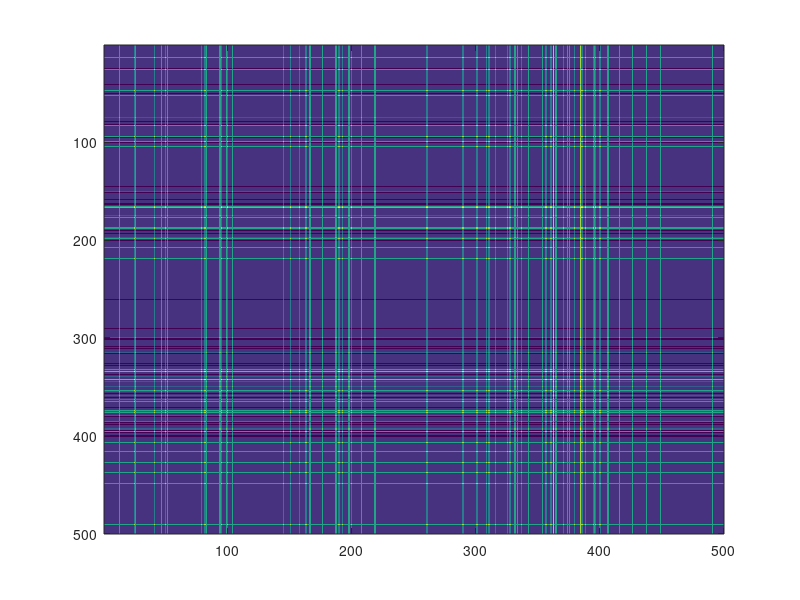

This figure's MATLAB source:
sf=2
a=2
p=0.2

clear im

for i=1:500
    for j=1:500
        
        im(i,j)=sin(cos(a)*(i*((sf*2*pi)/i)) +sin(a) *(j*((sf*2*pi)/j)) +p)  +sin(cos(a) * ((i*sf*2*pi)/i) - sin(a) * ((j*sf*2*pi)/j) + p);
        % im(i,j,2)=sin(cos(a)*(i*((sf*2*pi)/i)) +sin(a) *(j*((sf*2*pi)/j)) +p)  +sin(cos(a) * ((i*sf*2*pi)/i) - sin(a) * ((j*sf*2*pi)/j) + p);
          %im(i,j,3)=sin(cos(a)*(i*((sf*2*pi)/i)) +sin(a) *(j*((sf*2*pi)/j)) +p)  +sin(cos(a) * ((i*sf*2*pi)/i) - sin(a) * ((j*sf*2*pi)/j) + p);
        
    end
end

imagesc(im)